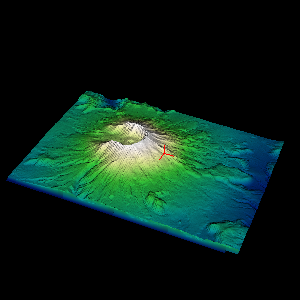

The Python source for this figure:
#!/usr/bin/env python
# Demonstrate a handle widget constrained to lie on a polygonal terrain surface.

import os

import vtkmodules.vtkInteractionStyle  # noqa: F401
import vtkmodules.vtkRenderingFreeType  # noqa: F401
import vtkmodules.vtkRenderingOpenGL2  # noqa: F401

from vtkmodules.vtkCommonCore import vtkLookupTable
from vtkmodules.vtkFiltersCore import vtkTriangleFilter
from vtkmodules.vtkFiltersGeneral import vtkWarpScalar
from vtkmodules.vtkFiltersGeometry import vtkImageDataGeometryFilter
from vtkmodules.vtkImagingCore import vtkImageResample
from vtkmodules.vtkInteractionWidgets import (
    vtkHandleWidget,
    vtkPointHandleRepresentation3D,
    vtkPolygonalSurfacePointPlacer,
)
from vtkmodules.vtkIOImage import vtkDEMReader
from vtkmodules.vtkRenderingCore import (
    vtkActor,
    vtkPolyDataMapper,
    vtkRenderWindow,
    vtkRenderWindowInteractor,
    vtkRenderer,
)

data_dir = os.environ.get("VPE_DATA_DIR", os.path.dirname(os.path.abspath(__file__)))

# Source
dem_reader = vtkDEMReader()
dem_reader.SetFileName(os.path.join(data_dir, "SainteHelens.dem"))

# Filters
resample = vtkImageResample()
resample.SetInputConnection(dem_reader.GetOutputPort())
resample.SetDimensionality(2)
resample.SetAxisMagnificationFactor(0, 1.0)
resample.SetAxisMagnificationFactor(1, 1.0)

surface = vtkImageDataGeometryFilter()
surface.SetInputConnection(resample.GetOutputPort())

triangle_filter = vtkTriangleFilter()
triangle_filter.SetInputConnection(surface.GetOutputPort())
triangle_filter.Update()

warp = vtkWarpScalar()
warp.SetInputConnection(triangle_filter.GetOutputPort())
warp.SetScaleFactor(1)
warp.UseNormalOn()
warp.SetNormal(0, 0, 1)
warp.Update()

# Lookup table
dem_reader.Update()
lo = dem_reader.GetOutput().GetScalarRange()[0]
hi = dem_reader.GetOutput().GetScalarRange()[1]

elevation_lut = vtkLookupTable()
elevation_lut.SetHueRange(0.6, 0)
elevation_lut.SetSaturationRange(1.0, 0)
elevation_lut.SetValueRange(0.5, 1.0)

warp_output = warp.GetPolyDataOutput()

# Mapper + Actor
dem_mapper = vtkPolyDataMapper()
dem_mapper.SetInputData(warp_output)
dem_mapper.SetScalarRange(lo, hi)
dem_mapper.SetLookupTable(elevation_lut)

dem_actor = vtkActor()
dem_actor.SetMapper(dem_mapper)

# Renderer
renderer = vtkRenderer()
renderer.AddActor(dem_actor)

# Render window
render_window = vtkRenderWindow()
render_window.AddRenderer(renderer)
render_window.SetWindowName("surface constrained handle widget")
render_window.SetMultiSamples(0)
render_window.SetSize(300, 300)

# Interactor
interactor = vtkRenderWindowInteractor()
interactor.SetRenderWindow(render_window)

# Widget
handle_widget = vtkHandleWidget()
handle_widget.SetInteractor(interactor)

handle_rep = vtkPointHandleRepresentation3D.SafeDownCast(handle_widget.GetRepresentation())

point_placer = vtkPolygonalSurfacePointPlacer()
point_placer.AddProp(dem_actor)
point_placer.GetPolys().AddItem(warp_output)
handle_rep.SetPointPlacer(point_placer)

# Disable axis constraint so surface placer is the sole constraint
handle_widget.EnableAxisConstraintOff()

handle_rep.SetWorldPosition((562532, 5.11396e+06, 2618.62))
handle_rep.GetProperty().SetColor(1.0, 0.0, 0.0)
handle_rep.GetProperty().SetLineWidth(1.0)
handle_rep.GetSelectedProperty().SetColor(0.2, 0.0, 1.0)

handle_widget.EnabledOn()

# Scene
renderer.GetActiveCamera().SetViewUp(0, 0, 1)
renderer.GetActiveCamera().SetPosition(-99900, -21354, 131801)
renderer.GetActiveCamera().SetFocalPoint(41461, 41461, 2815)
renderer.ResetCamera()
renderer.ResetCameraClippingRange()

interactor.Initialize()
interactor.Start()
